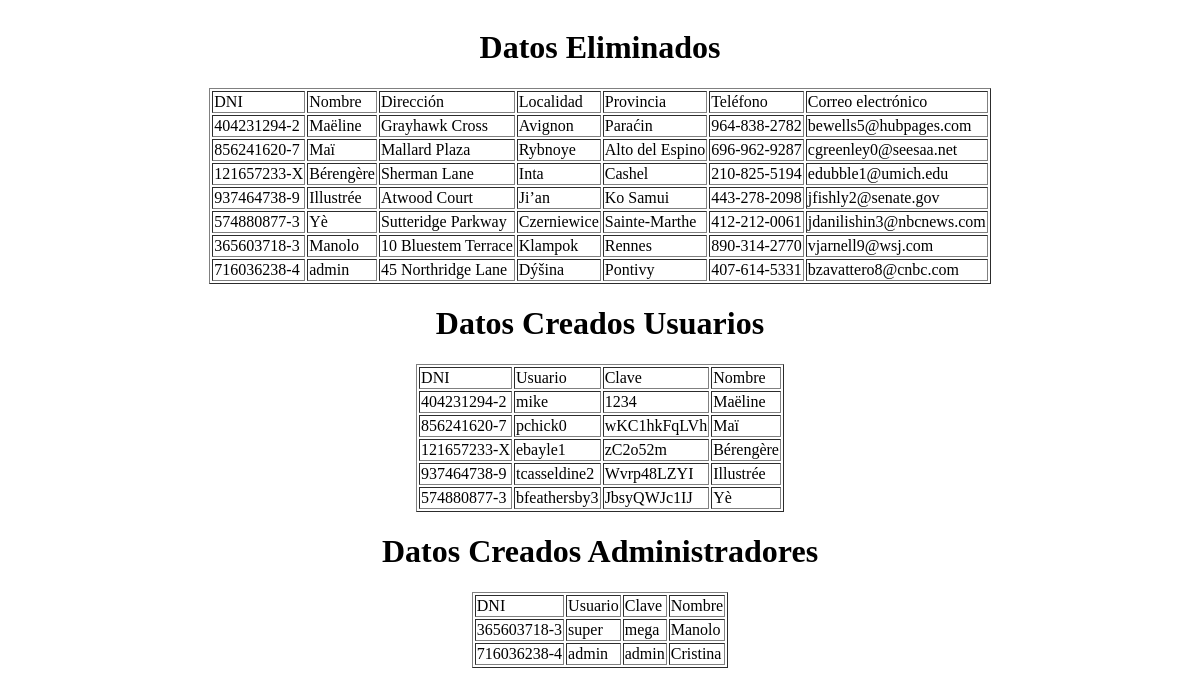
/semilla.php, run on the app's committed database.
### tables this page shows
CREATE TABLE `usuarios` (
  `id` int(11) NOT NULL AUTO_INCREMENT,
  `usuario` varchar(100) DEFAULT NULL,
  `clave` varchar(100) DEFAULT NULL,
  `type` varchar(100) NOT NULL,
  `Nombre` varchar(20) DEFAULT NULL,
  `DNI` varchar(15) DEFAULT NULL,
  `Dirección` varchar(50) DEFAULT NULL,
  `Localidad` varchar(20) DEFAULT NULL,
  `Provincia` varchar(20) DEFAULT NULL,
  `Telefono` varchar(15) DEFAULT NULL,
  `email` varchar(50) DEFAULT NULL,
  PRIMARY KEY (`id`)
);

### semilla.php (the view, shortened to what this page needs)
<?php
include "head.php";
include "dbcone.php";
$arrayRow = [
    [
        'mike', '1234', 'Maëline', '404231294-2', 'Grayhawk Cross', 'Avignon', 'Paraćin', '964-838-2782', 'bewells5@hubpages.com'
    ],
    [
        'pchick0', 'wKC1hkFqLVh', 'Maï', '856241620-7', 'Mallard Plaza', 'Rybnoye', 'Alto del Espino', '696-962-9287', 'cgreenley0@seesaa.net'
    ],
    [
        'ebayle1', 'zC2o52m', 'Bérengère', '121657233-X', 'Sherman Lane', 'Inta', 'Cashel', '210-825-5194', 'edubble1@umich.edu'
    ],
    [
        'tcasseldine2', 'Wvrp48LZYI', 'Illustrée', '937464738-9', 'Atwood Court', 'Ji’an', 'Ko Samui', '443-278-2098', 'jfishly2@senate.gov'
    ],
    [
        'bfeathersby3', 'JbsyQWJc1IJ', 'Yè', '574880877-3', 'Sutteridge Parkway', 'Czerniewice', 'Sainte-Marthe', '412-212-0061', 'jdanilishin3@nbcnews.com'
    ]
];
echo "<h1>Datos Eliminados</h1>";
echo "<table border>";
echo "
        <tr>
            <td>DNI</td>
            <td>Nombre</td>
            <td>Dirección</td>
            <td>Localidad</td>
            <td>Provincia</td>
            <td>Teléfono</td>
            <td>Correo electrónico</td>
        </tr>
    ";
$sql = "SELECT  * FROM usuarios";
$resulSel = $link->prepare($sql);
$resulSel->execute();
while ($row = $resulSel->fetch()) {
    echo "
            <tr>
                <td>$row[5]</td>
                <td>$row[4]</td>
                <td>$row[6]</td>
                <td>$row[7]</td>
                <td>$row[8]</td>
                <td>$row[9]</td>
                <td>$row[10]</td>
            </tr>
        ";
}
echo "</table>";
echo "<h1>Datos Creados Usuarios</h1>";
echo "<table border>";
echo "
      <tr>
          <td>DNI</td>
          <td>Usuario</td>
          <td>Clave</td>
          <td>Nombre</td>
        </tr>
    ";
foreach ($arrayRow as $row) {
    $DNI=$row[3];
    $USE=$row[0];
    $KEY=$row[1];
    $NOM=$row[2];
    echo "
        <tr>
            <td>$DNI</td>
            <td>$USE</td>
            <td>$KEY</td>
            <td>$NOM</td>
        </tr>
    ";
}
echo "</table>";
$arrayRowAd = [
    [
        'super', 'mega', 'Manolo', '365603718-3', '10 Bluestem Terrace', 'Klampok', 'Rennes', '890-314-2770', 'vjarnell9@wsj.com'
    ],
    [
        'admin', 'admin', 'Cristina', '716036238-4', '45 Northridge Lane', 'Dýšina', 'Pontivy', '407-614-5331', 'bzavattero8@cnbc.com'
    ]
];
echo "<h1>Datos Creados Administradores</h1>";
echo "<table border>";
echo "
        <tr>
            <td>DNI</td>
            <td>Usuario</td>
            <td>Clave</td>
            <td>Nombre</td>
        </tr>
    ";
foreach ($arrayRowAd as $row) {
    $DNI=$row[3];
    $USE=$row[0];
    $KEY=$row[1];
    $NOM=$row[2];
    echo "
    <tr>
        <td>$DNI</td>
        <td>$USE</td>
        <td>$KEY</td>
        <td>$NOM</td>
    </tr>
";
}
echo "</table>";
?>

### head.php
<?php
echo "
        <!DOCTYPE html>
        <html lang='es'>
        <head>
            <meta charset='UTF-8'>
            <meta http-equiv='X-UA-Compatible' content='IE=edge'>
            <meta name='viewport' content='width=device-width, initial-scale=1.0'>
            <title>Document</title>
            <link rel='stylesheet' href='style.css'>
        </head>
    "
?>

### data on the page
usuarios: DNI "404231294-2", Nombre "Maëline", Dirección "Grayhawk Cross", Localidad "Avignon", Provincia "Paraćin", Telefono "964-838-2782", email "bewells5@hubpages.com", usuario "mike", KEY "1234"
usuarios: DNI "856241620-7", Nombre "Maï", Dirección "Mallard Plaza", Localidad "Rybnoye", Provincia "Alto del Espino", Telefono "696-962-9287", email "cgreenley0@seesaa.net", usuario "pchick0", KEY "wKC1hkFqLVh"
usuarios: DNI "121657233-X", Nombre "Bérengère", Dirección "Sherman Lane", Localidad "Inta", Provincia "Cashel", Telefono "210-825-5194", email "edubble1@umich.edu", usuario "ebayle1", KEY "zC2o52m"
usuarios: DNI "937464738-9", Nombre "Illustrée", Dirección "Atwood Court", Localidad "Ji’an", Provincia "Ko Samui", Telefono "443-278-2098", email "jfishly2@senate.gov", usuario "tcasseldine2", KEY "Wvrp48LZYI"
usuarios: DNI "574880877-3", Nombre "Yè", Dirección "Sutteridge Parkway", Localidad "Czerniewice", Provincia "Sainte-Marthe", Telefono "412-212-0061", email "jdanilishin3@nbcnews.com", usuario "bfeathersby3", KEY "JbsyQWJc1IJ"
usuarios: DNI "365603718-3", Nombre "Manolo", Dirección "10 Bluestem Terrace", Localidad "Klampok", Provincia "Rennes", Telefono "890-314-2770", email "vjarnell9@wsj.com", usuario "super", KEY "mega"
usuarios: DNI "716036238-4", Nombre "admin", Dirección "45 Northridge Lane", Localidad "Dýšina", Provincia "Pontivy", Telefono "407-614-5331", email "bzavattero8@cnbc.com", USE "admin", usuario "admin", NOM "Cristina"
